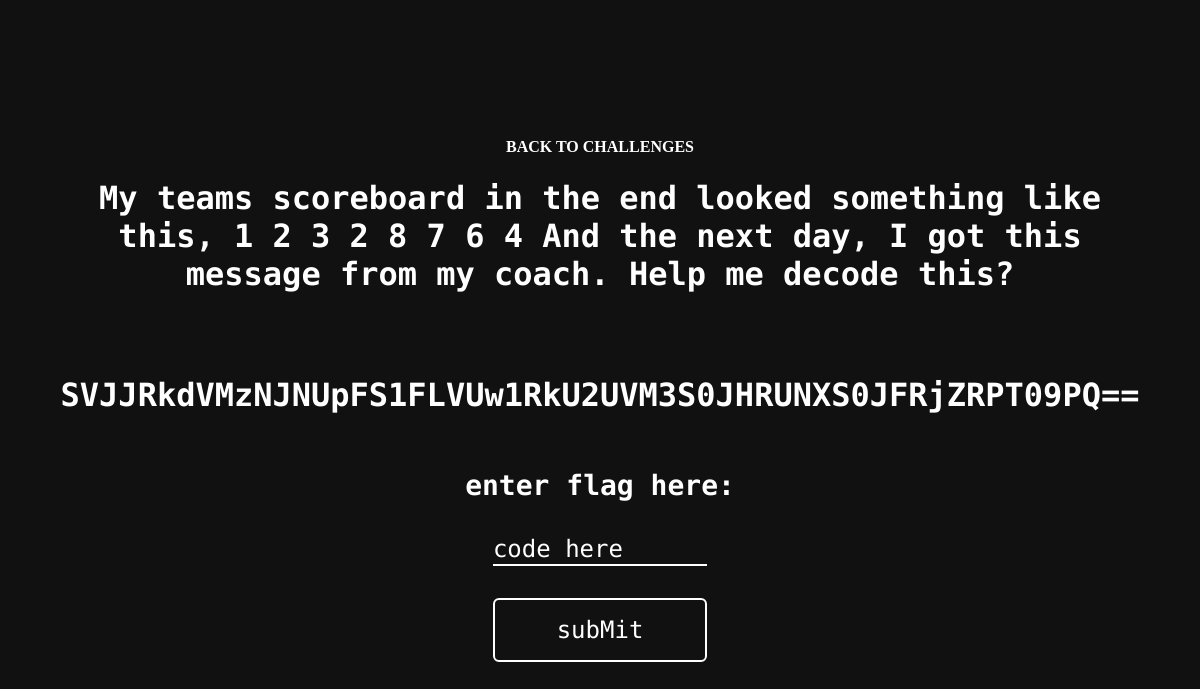
Page /baseball/ on the committed database.
### Main/models.py (models this page shows, shortened)
class Challenges(models.Model):
    title = models.CharField(max_length=255)
    category = models.CharField(max_length=255)
    difficulty = models.CharField(max_length=255)
    points = models.IntegerField()
    description = models.TextField(max_length=1000, default='')
    hint = models.CharField(max_length=255, default='')
    flag = models.CharField(max_length=255, default='DPSS{EMPTY}')
    link = models.CharField(max_length=255, default='dashboard')
    solve_status = models.BooleanField(default=False)

### Main/views.py (the view)
# urls.py: path('baseball/', views.baseball, name='baseball'),
def baseball(request):
    context = {"challenge": Challenges.objects.get(title="BASEball Player")}
    return render(request, 'main/challenges/baseball.html', context)

### Main/templates/main/challenges/baseball.html (shortened to what this page needs)
{% extends "main/layout_challenge.html" %}
{% load static %}

### Main/templates/main/layout_Challenge.html (shortened to what this page needs)
{% load static %}
<!doctype html>
<html lang="en">
<head>
    <link rel="stylesheet" href="{% static 'css/layout.css' %}">
    <link rel="stylesheet" href="{% static 'css/chall.css' %}">
</head>
<body>
  <div class="container">
  <a href="{% url 'dashboard' %}" > BACK TO CHALLENGES </a>
      <h1>{{challenge.description}}</h1><br><br>
      <h1>{{challenge.hint}}</h1>
      <form id="key-form">
          <label for="key">enter flag here:</label>
          <input type="text" name="key" id="key" placeholder="code here" />
          <button type="submit">subMit</button>
      </form>
  </div>
</body>
</html>

### Main/static/css/layout.css (style rules this page uses)
* { box-sizing: border-box; padding: 0; margin: 0; background-color: #111111; }

### Main/static/css/chall.css (style rules this page uses)
body { background-color: #111111; }
body, html { height: 100%; }
* { box-sizing: border-box; }
.container { background-color: #111111; font-weight: bold; position: absolute; top: 50%; left: 50%; transform: translate(-50%, -50%); z-index: 2; width: 80%; padding: 20px; text-align: center; }
h1 { color: white; font-family: "Major Mono Display", monospace; padding: 2%; color: #ffffff; width: 100%; text-align: center; font-size: 2em; }
#key { border: 0; background-color: #111111; border-bottom: 2px solid #ffffff; color: #ffffff; height: 4vh; width: 70%; font-family: "Major Mono Display", monospace; font-size: 1.5em; margin-bottom: 2rem; }
#key::placeholder { color: #ffffff; }
label { color: #ffffff; font-family: "Major Mono Display", monospace; margin-top: 3vh; font-size: 1.75em; width: 100%; text-align: center; margin-top: 2rem; margin-bottom: 2rem; }
.container { display: flex; flex-direction: column; height: 100vh; width: 100vw; align-items: center; justify-content: center; }
form { display: flex; flex-direction: column; align-items: center; justify-content: center; }
form button { color: #ffffff; border: none; font-size: 1.5em; border: 2px solid #ffffff; background: linear-gradient(to right, #111111 50%, #ffffff 50%); background-size: 200% 100%; background-position:left bottom; font-family: "Major Mono Display", monospace; width: 70%; padding-top: 1rem; padding-bottom: 1rem; border-radius: 6px; transition:all 1s ease; }
a { color: white; text-decoration: none; display: inline-block; border-radius: 0.4rem; }

### rows in the picture
Challenges: description "My teams scoreboard in the end looked something like this, 1 2 3 2 8 7 6 4 And the next day, I got this message from my coach. Help me decode this?", hint "SVJJRkdVMzNJNUpFS1FLVUw1RkU2UVM3S0JHRUNXS0JFRjZRPT09PQ=="
